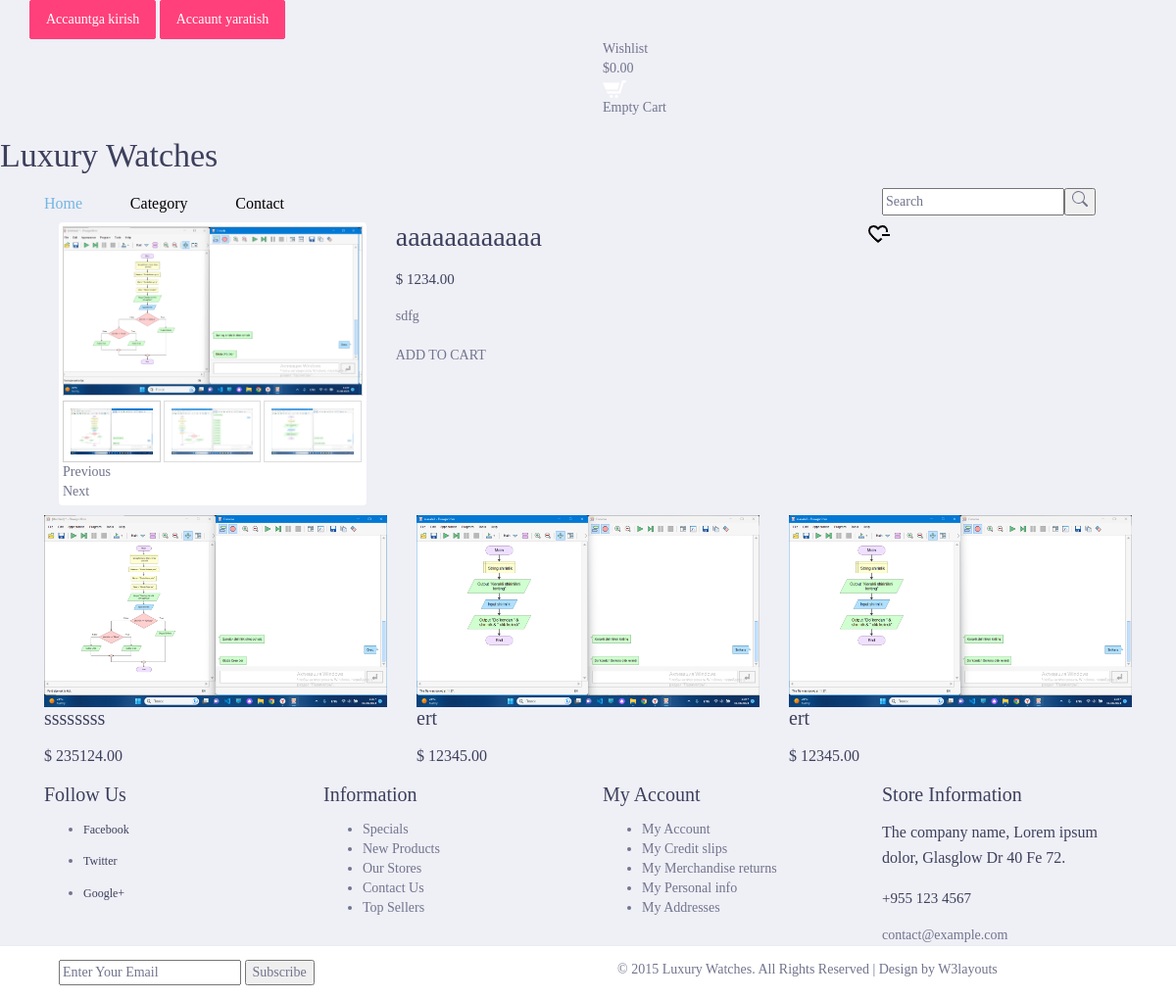
The app's page /product/3 with its own data.
### main/models.py (models this page shows, shortened)
class ProductImage(models.Model):
    image = models.ImageField(upload_to='products/')
    product = models.ForeignKey(Product, on_delete=models.CASCADE)

class Product(models.Model):
    name = models.CharField(max_length=255)
    description = models.TextField()
    quantity = models.IntegerField()
    price = models.DecimalField(decimal_places=2, max_digits=10)
    currency = models.SmallIntegerField(
        choices=(
            (1,'Dollar'),
            (2, 'So`m')
            )
    )
    discount_price = models.DecimalField(
        decimal_places=2,
        max_digits=10,
        blank=True,
        null=True
        )
    baner_image = models.ImageField(upload_to='baner/')
    category = models.ForeignKey(Category, on_delete=models.SET_NULL, null=True)
    @property
    def review(self):
        reviews = ProductReview.objects.filter(product_id=self.id)
        result = reduce(lambda result, x: result +x, reviews, 0)
        try:
            result = result / reviews.count()
        except ZeroDivisionError:
            result = 0
        return result

### main/views.py (the view)
# urls.py: path('product/<int:id>', views.product_detail, name='product_detail'),
def product_detail(request, id):
    product = models.Product.objects.get(id=id)
    categorys = models.Category.objects.all()
    recomendation = models.Product.objects.filter(
        category_id=product.category.id).exclude(id=product.id)[:3]
    images = models.ProductImage.objects.filter(product_id=product.id)
    try:
        wish = models.WishList.objects.get(user=request.user, product=product)
        res = wish.id
    except:
        res = 0
    context = {
        'product':product,
        'categorys':categorys,
        'recomendation':recomendation,
        'images':images,
        'range':range(product.review),
        'res':res
    }
    return render(request, 'product/detail.html', context)

### main/templates/product/detail.html (shortened to what this page needs)
{% extends 'base.html' %}
{% load static %}
{% block content %}
<div class="single contact">
    <div class="container">
        <div class="single-main">
            <div class="col-md-9 single-main-left">
                <div class="sngl-top">
                    <div class="col-md-5 single-top-left">
                            <div class="flexslider">
                                <ul class="slides">
                                {% for img in images %}
                                <li data-thumb="{{img.image.url}}">
                                    <div class="thumb-image"> <img src="{{img.image.url}}" data-imagezoom="true" class="img-responsive" alt=""/> </div>
                                </li>
                                {% endfor %}
                                </ul>
                        </div>
                        <link rel="stylesheet" href="{% static 'css/flexslider.css' %}" type="text/css" media="screen">
                    </div>
                    <div class="col-md-7 single-top-right">
                        <div class="single-para simpleCart_shelfItem">
                        <h2>{{product.name}}</h2>
                            <h5 class="item_price"> {% if product.currency == 1 %} $ {{product.price}} {% else %} {{product.price}} so`m {% endif %}</h5>
                            <p>{{product.description}}</p>
                                <a href="{% url 'main:cart_create' product.id %}" class="add-cart item_add">ADD TO CART</a>
                        </div>
                    </div>
                </div>
            </div>
            {% if res %}
            <div>
                <a href="{% url 'main:del_wish' product.id %}"><img class="material-symbols-outlined" src="{% static 'images/heart.png' %}" alt=""></a>
            </div>
            {% else %}
            <div>
                <a href="{% url 'main:add_wish' product.id %}"><img class="material-symbols-outlined" src="{% static 'images/heart_minus.png' %}" alt=""></a>
            </div>
            {% endif %}
            <div class="latestproducts">
                <div class="product-one">
                    {% for product in recomendation %}
                    <div class="col-md-4 product-left p-left">
                        <div class="product-main simpleCart_shelfItem">
                            <a href="{% url 'main:product_detail' product.id %}" class="mask"><img class="img-responsive zoom-img" src="{{product.baner_image.url}}" alt=""></a>
                            <div class="product-bottom">
                                <h3>{{product.name}}</h3>
                                <h4><a class="item_add" href="#"></a> <span class=" item_price">{% if product.currency == 1 %} $ {{product.price}} {% else %} {{product.price}} so`m {% endif %}</span></h4>
                            </div>
                        </div>
                    </div>
                    {% endfor %}
                </div>
            </div>
        </div>
    </div>
</div>
{% endblock %}

### main/static/css/flexslider.css (style rules this page uses)
.slides, .slides > li, .flex-control-nav, .flex-direction-nav { margin: 0; padding: 0; list-style: none; }
.flexslider { margin: 0; padding: 0; }
.flexslider .slides > li { display: none; -webkit-backface-visibility: hidden; }
.flexslider .slides img { width: 100%; display: block; }
.flexslider .slides:after { content: "\0020"; display: block; clear: both; visibility: hidden; line-height: 0; height: 0; }
.flexslider { margin: 0 0 10px; background: #ffffff; border: 4px solid #ffffff; position: relative; zoom: 1; -webkit-border-radius: 4px; -moz-border-radius: 4px; border-radius: 4px; -webkit-box-shadow: '' 0 1px 4px rgba(0, 0, 0, 0.2); -moz-box-shadow: '' 0 1px 4px rgba(0, 0, 0, 0.2); -o-box-shadow: '' 0 1px 4px rgba(0, 0, 0, 0.2); box-shadow: '' 0 1px 4px rgba(0, 0, 0, 0.2); }
.flexslider .slides { zoom: 1; }
.flexslider .slides img { height: auto; }
li.clone { width: 303px!important; }

### main/templates/product/detail.html (style rules this page uses)
.material-symbols-outlined { font-variation-settings: 'FILL' 0, 'wght' 400, 'GRAD' 0, 'opsz' 24 }

### records on screen
ProductImage: image (picture)
ProductImage: image (picture)
Product: name "aaaaaaaaaaaa", price "1234.00", description "sdfg"
Product: baner_image (picture), name "ssssssss", price "235124.00"
Product: baner_image (picture), name "ert", price "12345.00"
Product: baner_image (picture), name "ert", price "12345.00"
